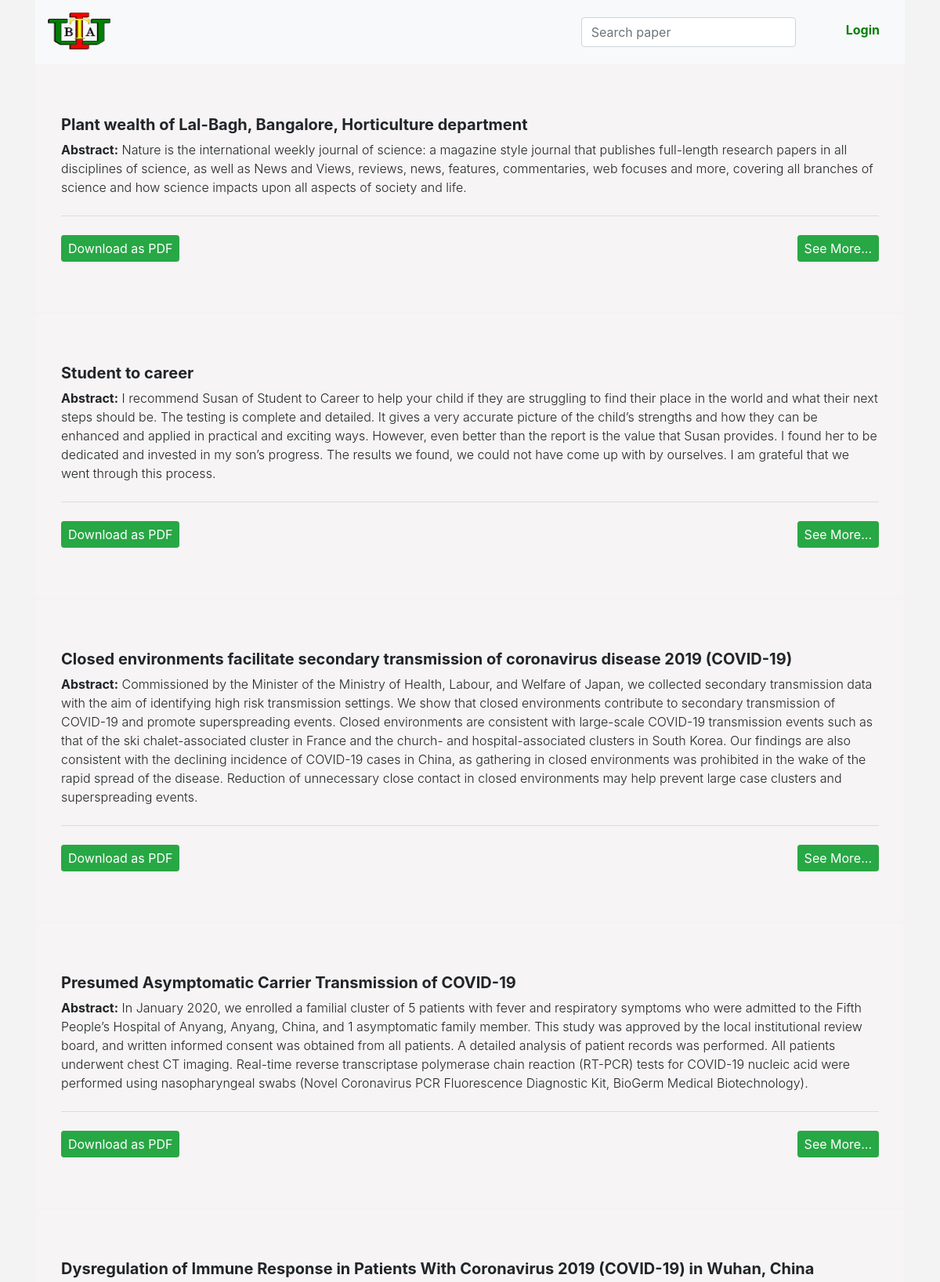
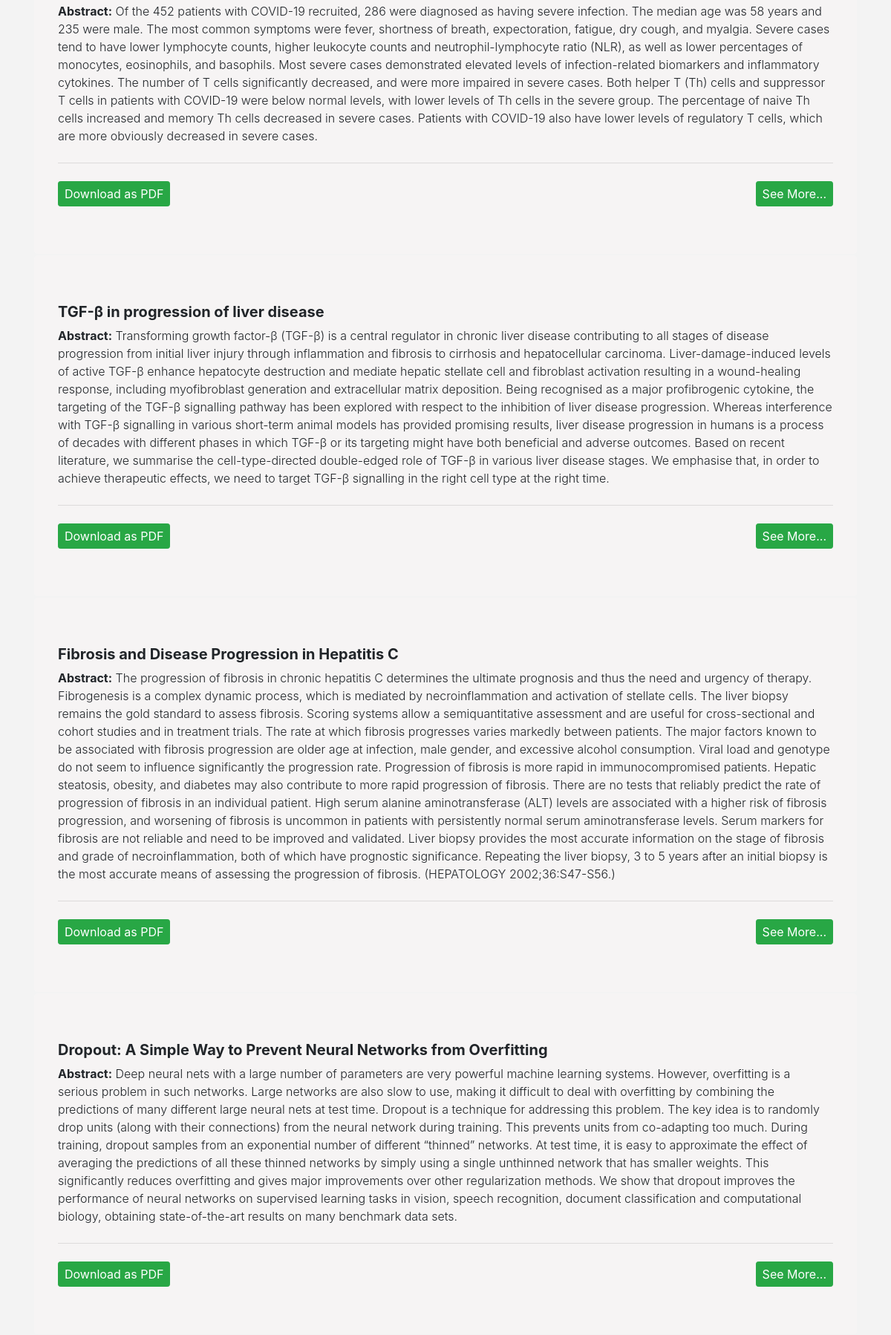
/php/index.php, run on the app's committed database (2 pictures, top to bottom).
### tables this page shows
CREATE TABLE `paper` (
  `id` int(11) NOT NULL,
  `authoremail` varchar(100) NOT NULL,
  `papername` varchar(255) NOT NULL,
  `abstract` varchar(8000) NOT NULL,
  `name` varchar(255) NOT NULL,
  `type` varchar(255) NOT NULL
);

### php/index.php (the view, shortened to what this page needs)
<?php
 include('../link/config.php');
?>
<!DOCTYPE html>
<html lang="en">
<head>
    <link rel="stylesheet" href="../css/bootstrap.min.css">
    <link rel="stylesheet" href="../css/index.css">
</head>
<body>
    <div class="container">
    <?php
    include 'heading.php'
    ?>
    <table id="heading-table">
           <tbody>
    <?php $sql = "SELECT paper.id,paper.authoremail,paper.papername,paper.abstract,paper.name,paper.type from paper ";
      $query = $dbh->prepare($sql);
      $query->execute();
      $results=$query->fetchAll(PDO::FETCH_OBJ);
      if($query->rowCount() > 0)
      {
      foreach($results as $result)
      {   ?>
            <tr>
            <td>
            <div class="jumbotron  mb-0" >
            <h5 class="display-4"><?php echo htmlentities($result->papername);?></h5>
            <p class="lead"><span style="font-weight:bold">Abstract:</span> <?php echo htmlentities($result->abstract);?></p>
            <hr class="my-4">
            <a class="btn btn-success btn-sm" href="paper-download.php?id=<?php echo htmlentities($result->id);?>" role="button">Download as PDF</a>
            <a class="btn btn-success btn-sm float-right href="#" role="button">See More...</a>
            </td>
           </div>
           </tr>
    <?php }} ?>
</body>
</html>

### php/heading.php (shortened to what this page needs)
<!DOCTYPE html>
<html lang="en">
<head>
    <link rel="stylesheet" href="../css/heading.css">
    <link rel="stylesheet" href="../css/bootstrap.min.css">
</head>
<body>
<nav class="navbar navbar-expand-lg navbar-light bg-light">
  <a class="navbar-brand" href="#"><img src="../images/Iubat-logo.png"></a>
  <div class="collapse navbar-collapse" id="navbarSupportedContent">
    <form class="form-inline my-2 my-lg-0">
      <input id="heading-input" class="form-control mr-sm-2" type="text" placeholder="Search paper" aria-label="Search">
    </form>
    <ul>
       <li class="nav-item active">
        <a class="nav-link" href="login.php">Login</a>
      </li>
      </ul>
  </div>
</nav>
</body>
</html>

### css/index.css (style rules this page uses)
.jumbotron { background-color: rgba(248, 245, 245, 0.801) !important; margin-bottom:0px !important; }
.jumbotron h5 { font-weight:bold !important; font-size:20px; }
.jumbotron p { font-size : 16px; }
.jumbotron a { font-size:16px; }
body { background-color : #f3f3f3 !important; }

### css/heading.css (style rules this page uses)
.navbar-brand img { height:50px !important; width:80px !important; }
ul li { list-style: none; margin-top:5px; }
ul li a { color : green; font-weight : bold; margin-top:10px; padding:10px; border-radius:5px; transition: 0.4s; }

### data on the page
paper: papername "Plant wealth of Lal-Bagh, Bangalore, Horticulture department", abstract "Nature is the international weekly journal of science: a magazine style journal that publishes full-length research papers in all disciplines of science, as well as News and Views, reviews, news, features, commentaries, web focuses and more, covering all branches of science and how science impacts upon all aspects of society and life."
paper: papername "Student to career", abstract "I recommend Susan of Student to Career to help your child if they are struggling to find their place in the world and what their next steps should be. The testing is complete and detailed. It gives a very accurate picture of the child’s strengths and how they can be enhanced and applied in practical and exciting ways. However, even better than the report is the value that Susan provides. I found her to be dedicated and invested in my son’s progress. The results we found, we could not have come up with by ourselves. I am grateful that we went through this process."
paper: papername "Closed environments facilitate secondary transmission of coronavirus disease 2019 (COVID-19)", abstract "Commissioned by the Minister of the Ministry of Health, Labour, and Welfare of Japan, we collected secondary transmission data with the aim of identifying high risk transmission settings. We show that closed environments contribute to secondary transmission of COVID-19 and promote superspreading events. Closed environments are consistent with large-scale COVID-19 transmission events such as that of the ski chalet-associated cluster in France and the church- and hospital-associated clusters in South Korea. Our findings are also consistent with the declining incidence of COVID-19 cases in China, as gathering in closed environments was prohibited in the wake of the rapid spread of the disease.…"
paper: papername "Presumed Asymptomatic Carrier Transmission of COVID-19", abstract "In January 2020, we enrolled a familial cluster of 5 patients with fever and respiratory symptoms who were admitted to the Fifth People’s Hospital of Anyang, Anyang, China, and 1 asymptomatic family member. This study was approved by the local institutional review board, and written informed consent was obtained from all patients. A detailed analysis of patient records was performed. All patients underwent chest CT imaging. Real-time reverse transcriptase polymerase chain reaction (RT-PCR) tests for COVID-19 nucleic acid were performed using nasopharyngeal swabs (Novel Coronavirus PCR Fluorescence Diagnostic Kit, BioGerm Medical Biotechnology)."
paper: papername "Dysregulation of Immune Response in Patients With Coronavirus 2019 (COVID-19) in Wuhan, China", abstract "Of the 452 patients with COVID-19 recruited, 286 were diagnosed as having severe infection. The median age was 58 years and 235 were male. The most common symptoms were fever, shortness of breath, expectoration, fatigue, dry cough, and myalgia. Severe cases tend to have lower lymphocyte counts, higher leukocyte counts and neutrophil-lymphocyte ratio (NLR), as well as lower percentages of monocytes, eosinophils, and basophils. Most severe cases demonstrated elevated levels of infection-related biomarkers and inflammatory cytokines. The number of T cells significantly decreased, and were more impaired in severe cases. Both helper T (Th) cells and suppressor T cells in patients with COVID-19…"
paper: papername "TGF-β in progression of liver disease", abstract "Transforming growth factor-β (TGF-β) is a central regulator in chronic liver disease contributing to all stages of disease progression from initial liver injury through inflammation and fibrosis to cirrhosis and hepatocellular carcinoma. Liver-damage-induced levels of active TGF-β enhance hepatocyte destruction and mediate hepatic stellate cell and fibroblast activation resulting in a wound-healing response, including myofibroblast generation and extracellular matrix deposition. Being recognised as a major profibrogenic cytokine, the targeting of the TGF-β signalling pathway has been explored with respect to the inhibition of liver disease progression. Whereas interference with TGF-β…"
paper: papername "Fibrosis and Disease Progression in Hepatitis C", abstract "The progression of fibrosis in chronic hepatitis C determines the ultimate prognosis and thus the need and urgency of therapy. Fibrogenesis is a complex dynamic process, which is mediated by necroinflammation and activation of stellate cells. The liver biopsy remains the gold standard to assess fibrosis. Scoring systems allow a semiquantitative assessment and are useful for cross-sectional and cohort studies and in treatment trials. The rate at which fibrosis progresses varies markedly between patients. The major factors known to be associated with fibrosis progression are older age at infection, male gender, and excessive alcohol consumption. Viral load and genotype do not seem to…"
paper: papername "Dropout: A Simple Way to Prevent Neural Networks from Overfitting", abstract "Deep neural nets with a large number of parameters are very powerful machine learning systems. However, overfitting is a serious problem in such networks. Large networks are also slow to use, making it difficult to deal with overfitting by combining the predictions of many different large neural nets at test time. Dropout is a technique for addressing this problem. The key idea is to randomly drop units (along with their connections) from the neural network during training. This prevents units from co-adapting too much. During training, dropout samples from an exponential number of different “thinned” networks. At test time, it is easy to approximate the effect of averaging the predictions…"
